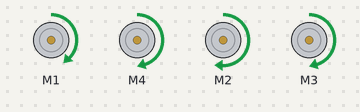
A sketch run on a simulated Arduino Uno, built with avr-gcc and run on an emulated ATmega328P. Shown: 4 × DC motor (green arrow = forward, orange = backward, longer = faster).

Above: at 0.1 s.
At 10.1 s:
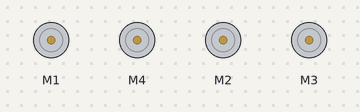
At 11.1 s:
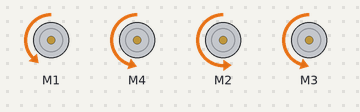
At 22.1 s:
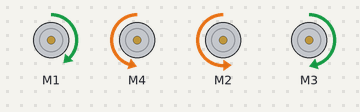
At 33.1 s:
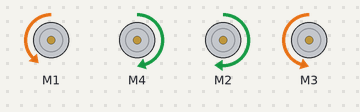
Timing chart, 0 to 34.6 s (numbered marks = the images above):
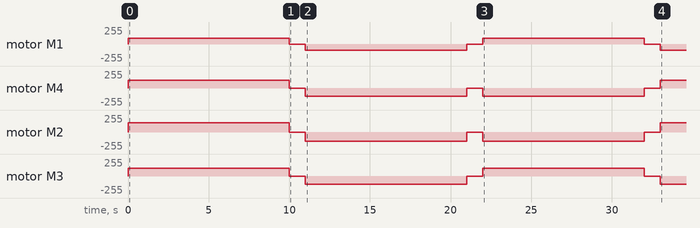

The sketch:

rodas-motor-dc.ino
```cpp
#include <AFMotor.h>

// Motores dianteiros DIR e ESQ
AF_DCMotor motor1(1);
AF_DCMotor motor2(4);

// Motores traseiros DIR e ESQ
AF_DCMotor motor3(2);
AF_DCMotor motor4(3);

const unsigned long moveDuration = 10000; // Duração do movimento em milissegundos
const unsigned long stopDuration = 1000; // Tempo para parar os motores antes de iniciar o próximo movimento
void norte()
{
  motor1.setSpeed(90); // M1 = 80 RPM(60) ; 100RPM(70) ; 128rpm (100)
  motor2.setSpeed(120); // M4 = 64 RPM(60) ; 100RPM(93) ; 156rpm (100)
  motor3.setSpeed(140); // M2 = 100 RPM(60) ; 176rpm (100)
  motor4.setSpeed(120); // M3 = 104 RPM(60) ; 136rpm (100)

  motor1.run(FORWARD);
  motor2.run(FORWARD);
  motor3.run(FORWARD);
  motor4.run(FORWARD);
}

void sul(){
  motor1.setSpeed(90); // M1 = 80 RPM(60) ; 100RPM(70) ; 128rpm (100)
  motor2.setSpeed(120); // M4 = 64 RPM(60) ; 100RPM(93) ; 156rpm (100)
  motor3.setSpeed(140); // M2 = 100 RPM(60) ; 176rpm (100)
  motor4.setSpeed(120); // M3 = 104 RPM(60) ; 136rpm (100)

  motor1.run(BACKWARD);
  motor2.run(BACKWARD);
  motor3.run(BACKWARD);
  motor4.run(BACKWARD);
}

void leste(){
  motor1.setSpeed(90); // M1 = 80 RPM(60) ; 100RPM(70) ; 128rpm (100)
  motor2.setSpeed(120); // M4 = 64 RPM(60) ; 100RPM(93) ; 156rpm (100)
  motor3.setSpeed(140); // M2 = 100 RPM(60) ; 176rpm (100)
  motor4.setSpeed(120); // M3 = 104 RPM(60) ; 136rpm (100)

  motor1.run(FORWARD); //m1
  motor2.run(BACKWARD);
  motor3.run(BACKWARD); //m2
  motor4.run(FORWARD);
}

void oeste(){
  motor1.setSpeed(90); // M1 = 80 RPM(60) ; 100RPM(70) ; 128rpm (100)
  motor2.setSpeed(120); // M4 = 64 RPM(60) ; 100RPM(93) ; 156rpm (100)
  motor3.setSpeed(140); // M2 = 100 RPM(60) ; 176rpm (100)
  motor4.setSpeed(120); // M3 = 104 RPM(60) ; 136rpm (100)

  motor1.run(BACKWARD);
  motor2.run(FORWARD);
  motor3.run(FORWARD);
  motor4.run(BACKWARD);
}

void nordeste(){
  motor1.setSpeed(90); // M1 = 80 RPM(60) ; 100RPM(70) ; 128rpm (100)
  motor2.setSpeed(0); // M4 = 64 RPM(60) ; 100RPM(93) ; 156rpm (100)
  motor3.setSpeed(0); // M2 = 100 RPM(60) ; 176rpm (100)
  motor4.setSpeed(120); // M3 = 104 RPM(60) ; 136rpm (100)

  motor1.run(FORWARD); //m1
  motor2.run(RELEASE);
  motor3.run(RELEASE); //m2
  motor4.run(FORWARD);
}

void noroeste(){
  motor1.setSpeed(0); // M1 = 80 RPM(60) ; 100RPM(70) ; 128rpm (100)
  motor2.setSpeed(120); // M4 = 64 RPM(60) ; 100RPM(93) ; 156rpm (100)
  motor3.setSpeed(120); // M2 = 100 RPM(60) ; 176rpm (100)
  motor4.setSpeed(0); // M3 = 104 RPM(60) ; 136rpm (100)

  motor1.run(RELEASE); //M1
  motor2.run(FORWARD);
  motor3.run(FORWARD); //M2
  motor4.run(RELEASE);
}

void pararMotores(){

  motor1.setSpeed(0); // M1 = 80 RPM(60) ; 100RPM(70) ; 128rpm (100)
  motor2.setSpeed(0); // M4 = 64 RPM(60) ; 100RPM(93) ; 156rpm (100)
  motor3.setSpeed(0); // M2 = 100 RPM(60) ; 176rpm (100)
  motor4.setSpeed(0); // M3 = 104 RPM(60) ; 136rpm (100)
}

void setup()
{
  // Define a velocidade maxima para os motores 1 e 2
  motor1.setSpeed(0); // M1
  motor2.setSpeed(0); // M4
  motor3.setSpeed(0); // M2
  motor4.setSpeed(0); // M3

  pararMotores();

}


void loop()
{
  norte();
  delay(moveDuration);
  pararMotores();
  delay(stopDuration);


  sul();
  delay(moveDuration);
  pararMotores();
  delay(stopDuration);


  leste();
  delay(moveDuration);
  pararMotores();
  delay(stopDuration);


  oeste();
  delay(moveDuration);
  pararMotores();
  delay(stopDuration);


  nordeste();
  delay(moveDuration);
  pararMotores();
  delay(stopDuration);


  noroeste();
  delay(moveDuration);
  pararMotores();
  delay(stopDuration);

}
```

Measured:
- by itself, motor M4: repeats every 11.0 s: stopped 1.0 s, backward 120/255 10.0 s
- by itself, motor M2: repeats every 11.0 s: stopped 1.0 s, backward 140/255 10.0 s
- by itself, motor M1: stopped → forward 90/255 at 0.00 s, → stopped 10.0 s later, → backward 90/255 1.0 s later, → stopped 10.0 s later, … (7 changes in this stretch)
- by itself, motor M3: stopped → forward 120/255 at 0.00 s, → stopped 10.0 s later, → backward 120/255 1.0 s later, → stopped 10.0 s later, … (7 changes in this stretch)
